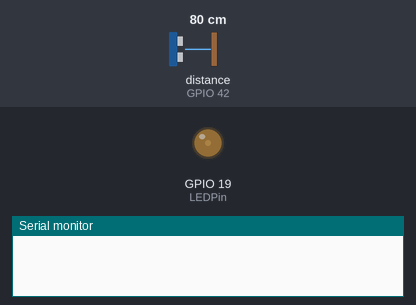
Recording of a program running on a simulated ESP32. Parts: output pins drawn as LEDs (lit = HIGH), the last lines printed to the serial monitor. Inputs (shaded band) come from the test bench; at power-on: distance to the obstacle (sensor on GPIO 42) 80 cm.

Above: at 0.05 s.
At 5.0 s:
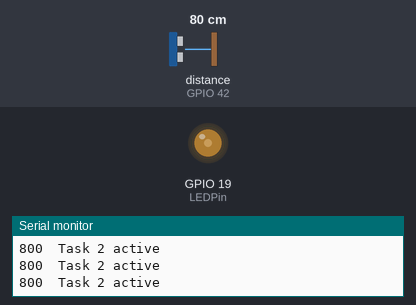
Timing chart, 0 to 9.8 s (numbered marks = the images above):
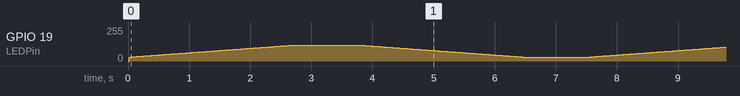

The program:

main.cpp
```cpp
/*
Main firmware for iLight 2024 Liminal Minimal
Framework: Arduino with FreeRTOS (real time operating system)
Hardware: ESP32 DEVKIT C or ESP32 DEVKIT V1, Liminal Minimal PCB, VL53L1X ToF sensors
Author: Brandon Tay Kaiheng (Contact: brandontay6@gmail.com)
*/

// Comment out to disable debug prints
// Debug prints will slow down actual task execution due to multiple cores competing for single UART resource
#define DEBUG

#include <Arduino.h>
#include <Wire.h>
#include <VL53L1X.h>

// Global Variables
// Number of sensors connected (adjust accordingly)
const uint8_t sensor_count = 1;

// PWM parameters
const uint32_t PWM_freq = 5000; // PWM freq in Hz
const uint8_t PWM_channel = 0;
const uint8_t PWM_res = 8;      // PWM resolution in number of bits

// IO pin for PWM (LED driver)
const uint8_t LEDPin = 19;

// IO pins connected to XSHUT pin (ToF sensor reset)
const uint8_t xshutPins[] = {4, 5, 2, 17, 0, 16};

// Sensor distance threshold
// uint16_t sensor_threshold = 950;
uint16_t sensor_threshold = 10;

// // I2C pins
// const uint8_t SDA = 21;
// const uint8_t SCL = 22;

// RTOS task handlers
static TaskHandle_t handle_1;
static TaskHandle_t handle_2;

// Instantiate VL53L1X ToF sensor class objects
VL53L1X sensors[sensor_count];


// Function set up sensor
// Each sensor is turned on and off using the XSHUT pin wired to a digital pin on the ESP32
// Initialize each sensor
// Address is changed digitally by writing via I2C once during the setup() section
// After all unique addresses are assigned, begin continuous mode routine for each sensor
void sensor_init(const uint8_t count, const uint8_t xshut_arr[6]) {
  // Reset all sensors by driving XSHUT pin to logic LOW
  for (int i=0; i < count; i++) {
    pinMode(xshut_arr[i], OUTPUT);
    digitalWrite(xshut_arr[i], LOW);
  }

  delay(10);

  // Enable, initialize and start each sensor
  for (int i=0; i < count; i++) {
    pinMode(xshut_arr[i], INPUT); // Force all XSHUT pins to logic HIGH
    delay(10);

    // VL53L1X configuration
    sensors[i].setTimeout(500);      // Set timeout for sensor reading if sensor not ready
    sensors[i].setROICenter(199);    // Set Region-of-Interest center for field of vision (default SPAD 199)
    sensors[i].setROISize(10, 10);   // Set Region-of-interest size for sensor (16x16 default, 4x4 min)

    if (!sensors[i].init()) {
      Serial.print("Failed to detect and initialize sensor");
      ESP.restart();
      Serial.println(i);
      while (1);
    }

    // Default address for all sensors are 0x29
    // Change each sensors' address to a unique value for I2C communication, starting from 0x2A
    sensors[i].setAddress(0x2A + i);

    // Begin continuous ranging mode
    sensors[i].startContinuous(50); // Sample at 50ms intervals
  }
}

// Function for idle state LED control
void pulse_idle() {
  // Increase the LED brightness
  for(int dutyCycle = 30; dutyCycle <= 120; dutyCycle++){
    ledcWrite(PWM_channel, dutyCycle);
    vTaskDelay(30 / portTICK_PERIOD_MS);
  }
  // delay(1000);
  vTaskDelay(1000 / portTICK_PERIOD_MS);

  // Decrease the LED brightness
  for (int dutyCycle = 120; dutyCycle >= 30; dutyCycle--) {
    ledcWrite(PWM_channel, dutyCycle);
    // delay(30);
    vTaskDelay(30 / portTICK_PERIOD_MS);
  }
  // delay(1000);
  vTaskDelay(1000 / portTICK_PERIOD_MS);
}

// Function for awakened state LED control
void pulse_awaken() {
  // Increase the LED brightness
  for (int dutyCycle = 30; dutyCycle <= 255; dutyCycle++) {
    ledcWrite(PWM_channel, dutyCycle);
    // delay(20);
    vTaskDelay(20 / portTICK_PERIOD_MS);
  }
  // delay(1000);
  vTaskDelay(1500 / portTICK_PERIOD_MS);

  // Decrease the LED brightness
  for (int dutyCycle = 255; dutyCycle >= 30; dutyCycle--) {
    ledcWrite(PWM_channel, dutyCycle);
    // delay(5);
    vTaskDelay(20 / portTICK_PERIOD_MS);
  }
  // delay(1000);
  //vTaskDelay(1000 / portTICK_PERIOD_MS);
}


// RTOS Task Functions
void task_1(void* pvParameters) {
  while (1) {
    // task function
    pulse_idle();
    #ifdef DEBUG
      Serial.println("Task 1 active");
      vTaskDelay(50 /portTICK_PERIOD_MS);
    #endif
  }
}

void task_2(void* pvParameters) {
  while (1) {
    // task function
    for (int i=0; i < sensor_count; i++) {
      uint16_t sensor_val = sensors[i].read();

      // Check for time outs (I2C connection loss etc.)
      if (sensors[i].timeoutOccurred()) {
        ESP.restart();
      }

      #ifdef DEBUG
        Serial.println("Task 2 active");
        vTaskDelay(50 / portTICK_PERIOD_MS);
      #endif

      // Check if threshold is crossed (person has triggered sensor)
      // If triggered, suspend task_1, call pulse_awaken() sequence, resume task_1
      if (sensor_val < sensor_threshold) {
        //vTaskDelay(20);
        //uint16_t sensor_val = sensors[i].read();
        if (sensor_val < sensor_threshold) {
          vTaskSuspend(handle_1);
          pulse_awaken();
          vTaskDelay(20 / portTICK_PERIOD_MS);
          vTaskResume(handle_1);
          #ifdef DEBUG
            Serial.println("Sensor triggered");
            vTaskDelay(500 / portTICK_PERIOD_MS);
          #endif
        }
      }

      #ifdef DEBUG
        Serial.print(sensor_val);
        if (sensors[i].timeoutOccurred()) {
          Serial.print(" TIMEOUT");
          }
          Serial.print('\t');
      #endif
    }
  }
}


// Set up function, run once
void setup() {
  // Begin Serial UART
  Serial.begin(115200);

  // I2C configuration
  Wire.begin();
  Wire.setClock(100000); // Set I2C speed in Hz

  // PWM configuration (using built in ESP32 led-c)
  ledcSetup(PWM_channel, PWM_freq, PWM_res);
  ledcAttachPin(LEDPin, PWM_channel);

  // Initialize sensors
  sensor_init(sensor_count, xshutPins);

  // Create RTOS tasks

  // Task 1: Idle pulsing
  xTaskCreatePinnedToCore(
    task_1,    // Task function
    "task 1",  // Label
    2048,      // Stack memory size
    NULL,      // Task input parameter
    1,         // Priority
    &handle_1, // Pointer to task handle
    0          // CPU Core
  );

// Task 2: Read sensor array

  xTaskCreatePinnedToCore(
    task_2,    // Task function
    "task 2",  // Label
    4096,      // Stack memory size
    NULL,      // Task input parameter
    1,         // Priority
    &handle_2, // Pointer to task handle
    1          // CPU Core
  );
}

// Unused, required for Arduino framework preprocessor to compile properly
void loop() {

}
```
